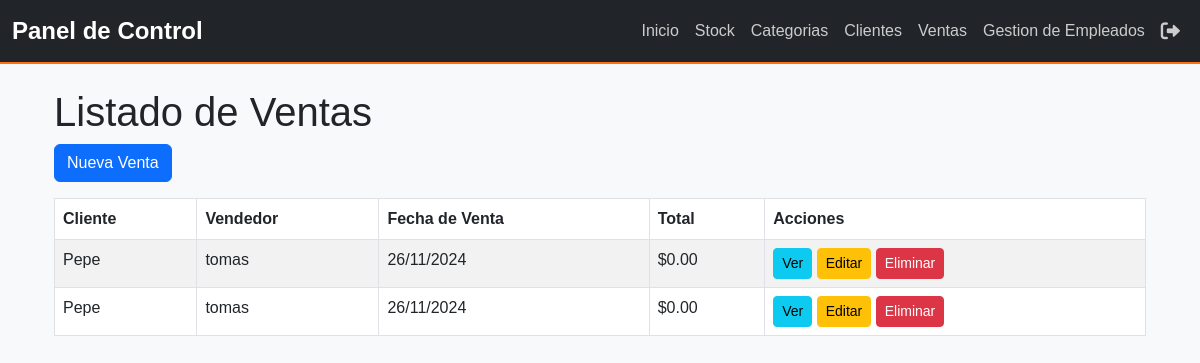
The page /ventas/ (signed in) on the database its author committed.
### myapp/models.py (models this page shows, shortened)
class Venta(models.Model):
    cliente = models.ForeignKey(Cliente, on_delete=models.CASCADE)
    vendedor = models.ForeignKey(User, on_delete=models.SET_NULL, null=True, blank=True)
    fecha_venta = models.DateTimeField(auto_now_add=True)
    total_venta = models.DecimalField(max_digits=10, decimal_places=2, default=0)
    metodo_pago = models.CharField(max_length=50)
    productos = models.ManyToManyField(Producto, through='DetalleVenta')

class Cliente(models.Model):
    nombre = models.CharField(max_length=255, verbose_name='Nombre Completo')
    compania = models.CharField(max_length=255, blank=True, null=True, verbose_name='Compañía')
    email = models.EmailField(unique=True, verbose_name='Correo Electrónico')
    telefono = models.CharField(max_length=15, verbose_name='Número de Teléfono')
    direccion = models.TextField(blank=True, null=True, verbose_name='Dirección')
    fecha_registro = models.DateTimeField(auto_now_add=True, verbose_name='Fecha de Registro')
    estatus = models.CharField(
        max_length=20,
        choices=[('activo', 'Activo'), ('inactivo', 'Inactivo')],
        default='activo',
        verbose_name='Estatus'
    )
    notas = models.TextField(blank=True, null=True, verbose_name='Notas Adicionales')
    class Meta:
        verbose_name = 'Cliente'
        verbose_name_plural = 'Clientes'
        ordering = ['-fecha_registro']

### myapp/views.py (the view)
# urls.py: path('ventas/', VentaListView.as_view(), name='venta_list'),
class VentaListView(ListView):
    model = Venta
    template_name = 'ventas/venta_list.html'
    context_object_name = 'ventas'
    def get_queryset(self):
        return Venta.objects.all()  # Asegúrate de que las ventas tengan un vendedor asignado

### myapp/context_processors.py (called while the page is built)
def user_role(request):
    if request.user.is_authenticated:
        if request.user.groups.filter(name='Encargado').exists():
            return {'role': 'Encargado'}
        elif request.user.groups.filter(name='Empleados').exists():
            return {'role': 'Empleados'}
        else:
            return {'role': 'Invitado'}
    return {'role': 'Invitado'}

### myapp/templates/ventas/venta_list.html
{% extends 'base.html' %}
{% block content %}
<div class="container mt-4">
    <h1>Listado de Ventas</h1>
    <a href="{% url 'venta_create' %}" class="btn btn-primary mb-3">Nueva Venta</a>
    <table class="table table-bordered table-striped">
        <thead>
            <tr>
                <th>Cliente</th>
                <th>Vendedor</th>
                <th>Fecha de Venta</th>
                <th>Total</th>
                <th>Acciones</th>
            </tr>
        </thead>
        <tbody>
            {% for venta in ventas %}
            <tr>
                <td>{{ venta.cliente.nombre }}</td>
                <td>{{ venta.vendedor }}</td>
                <td>{{ venta.fecha_venta|date:"d/m/Y" }}</td>
                <td>${{ venta.total_venta }}</td>
                <td>
                    <a href="{% url 'venta_detail' venta.pk %}" class="btn btn-info btn-sm">Ver</a>
                    <a href="{% url 'venta_edit' venta.pk %}" class="btn btn-warning btn-sm">Editar</a>
                    <a href="{% url 'venta_delete' venta.pk %}" class="btn btn-danger btn-sm" onclick="return confirm('¿Estás seguro de que deseas eliminar esta venta?');">Eliminar</a>
                </td>
            </tr>
            {% empty %}
            <tr>
                <td colspan="5" class="text-center">No se han encontrado ventas.</td>
            </tr>
            {% endfor %}
        </tbody>
    </table>
</div>
{% endblock %}

### myapp/static/css/styles.css (style rules this page uses)
body { font-family: 'Arial', sans-serif; background-color: #f4f6f9; margin: 0; padding: 0; }

### rows shown on the page
Venta: cliente.nombre "Pepe", vendedor "tomas", fecha_venta "26/11/2024", total_venta "0.00"
Venta: cliente.nombre "Pepe", vendedor "tomas", fecha_venta "26/11/2024", total_venta "0.00"
